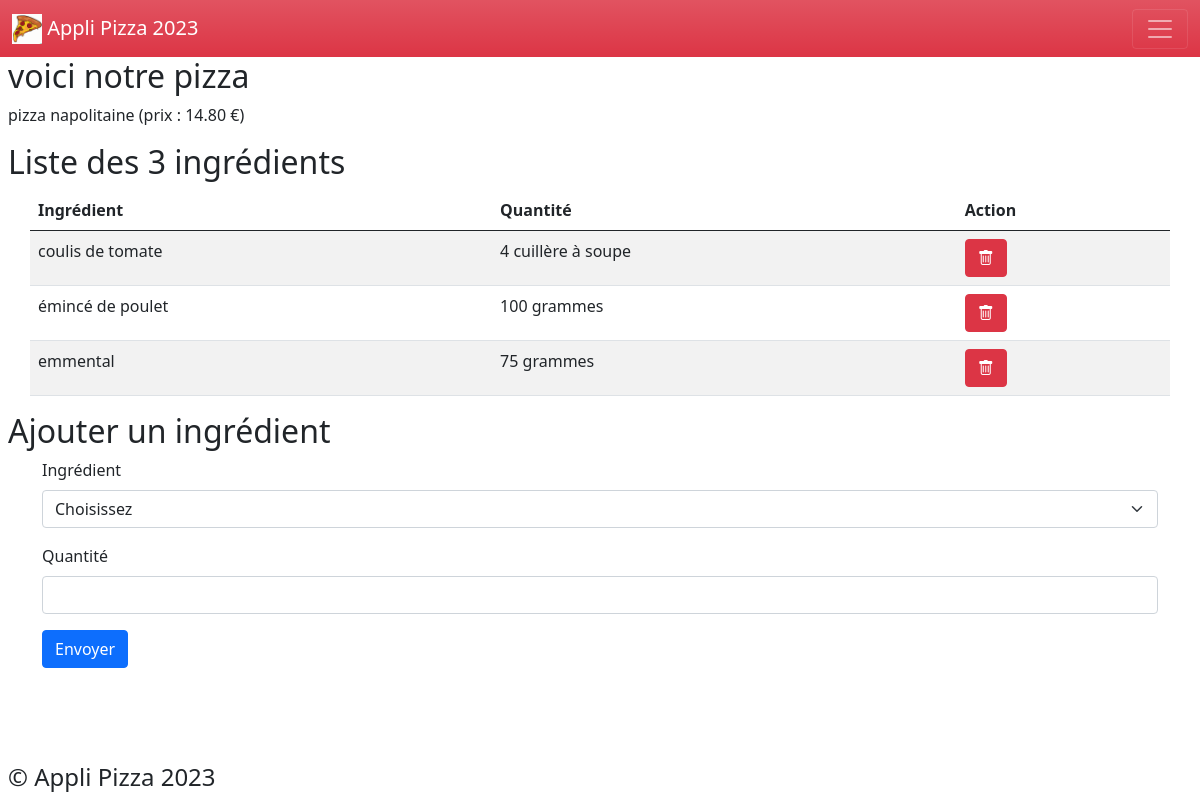
Screenshot of /pizzas/2/ with the database file from the repository.
### applipizza/models.py (models this page shows, shortened)
class Pizza(models.Model) :
    idIPizza = models.AutoField(primary_key = True)
    nomPizza = models.CharField(max_length = 50, verbose_name ='le nom de cette Pizza')
    prix = models.DecimalField(max_digits = 4, decimal_places = 2, verbose_name = 'le prix')
    image = models.ImageField(default= 'imagesPizzas/default.PNG', upload_to = 'imagesPizzas/')
    def __str__(self) -> str :
        return 'pizza ' + self.nomPizza + ' (prix : ' + str(self.prix) + ' €)'

class Ingredient(models.Model) :
    idIngredient = models.AutoField(primary_key = True)
    nomIngredient = models.CharField(max_length = 50, verbose_name ='le nom')

class Composition(models.Model) :
    class Meta :
        unique_together = ('ingredient','pizza')  # le nom des champs clés étrangères
    idComposition = models.AutoField(primary_key = True)
    ingredient = models.ForeignKey(Ingredient, on_delete = models.CASCADE)
    pizza = models.ForeignKey(Pizza, on_delete = models.CASCADE)
    quantite = models.CharField(max_length = 100, verbose_name = 'la quantité')

### applipizza/views.py (the view)
# urls.py: path('pizzas/<int:pizza_id>/', views.pizza),
def pizza(request, pizza_id) :
    laPizza = Pizza.objects.get(idIPizza=pizza_id)
    lesCompositions = Composition.objects.filter(pizza=pizza_id)
    ingredients = []
    for composition in lesCompositions :
        ingredients.append({
            'idComposition' : composition.idComposition,
            'nomIngredient' : composition.ingredient.nomIngredient,
            'quantite' : composition.quantite
        })
    lesIngredients = Ingredient.objects.all()
    return render(
        request,
        'applipizza/pizza.html',
        {'pizza' : laPizza, 'ingredients' : ingredients, "lesIng": lesIngredients}
    )

### applipizza/templates/applipizza/pizza.html (shortened to what this page needs)
{% extends 'applipizza/base.html' %}
{% block main %}
<h2 class="mx-2">voici notre pizza</h2>
<p class ="mx-2">{{pizza}}</p>
{% if ingredients|length > 0 %}
<h2 class ="mx-2">Liste des {{ ingredients|length }} ingrédients</h2>
<table class="table table-striped table-responsive container mx-auto">
    <thead>
        <tr>
            <th>Ingrédient</th>
            <th>Quantité</th>
            <th>Action</th>
        </tr>
    </thead>
    <tbody>
        {% for ing in ingredients %}
        <tr>
            <td>{{ing.nomIngredient}}</td>
            <td>{{ing.quantite}}</td>
            <td><a href="/pizzas/{{pizza.idIPizza}}/deleteIngredient/{{ing.idComposition}}" class="btn btn-danger"><i class="bi bi-trash"></i> </a></td>
        </tr>
        {% endfor %}
    </tbody>
</table>
{% else %}
<h4><p class="text-center">Cette pizza ne contient encore aucun ingrédient.</p></h4>
<h6 class="text-center"><a href="/pizzas/">Retour à la liste des pizzas</a></h6>
{% endif %}
<h2 class ="mx-2">Ajouter un ingrédient</h2>
<form action="/pizzas/{{pizza.idIPizza}}/addIngredient/" method="post" class="container mx-auto">
  <div class="mb-3">
    <label for="id_ingredient" class="form-label">Ingrédient</label>
    <select name="ingredient" class="form-select" required id="id_ingredient">
      <option selected disabled>Choisissez</option>
    </select>
  </div>
  <div class="mb-3">
    <label for="id_quantite" class="form-label">Quantité</label>
    <input type="text" name="quantite" class="form-control" maxlength="180" required id="id_quantite">
  </div>
  <button type="submit" class="btn btn-primary">Envoyer</button>
</form>
{% endblock %}

### static/applipizza/css/styles.css (style rules this page uses)
.Site { display: flex; min-height: 100vh; flex-direction: column; }

### rows the page displays
Pizza: nomPizza+prix "pizza napolitaine (prix : 14.80 €)"
Ingredient: nomIngredient "coulis de tomate"
Composition: quantite "4 cuillère à soupe"
Ingredient: nomIngredient "émincé de poulet"
Composition: quantite "100 grammes"
Ingredient: nomIngredient "emmental"
Composition: quantite "75 grammes"

### other values shown
{{ ingredients|length }} "3"
